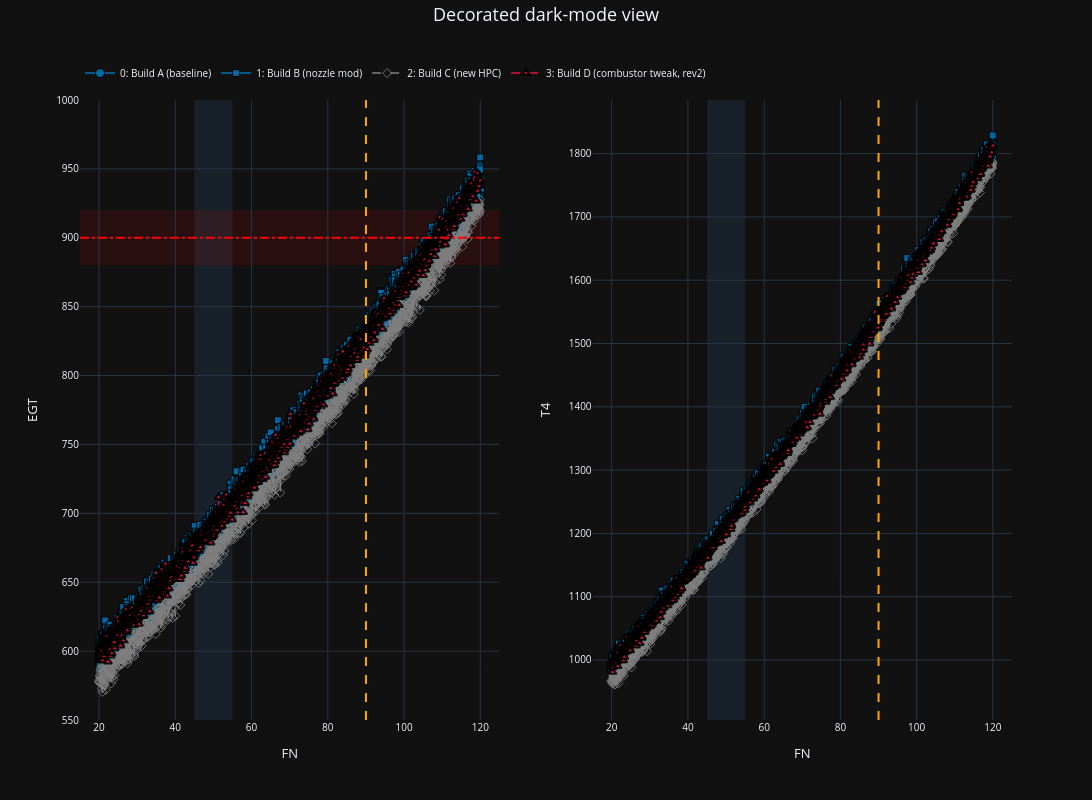

Write notebook code for a chart like this one.
### Markdown cell above
## 10. Formatting IV — reference lines, highlight bands, axis limits, fonts, dark mode

Decorations are keyed by *column name* and persist across plots: a line on the x-variable
draws vertical, on a y-variable horizontal; `highlight` shades a band; `scale` pins axis
limits (accepts a list of columns). `set_font_sizes` takes numbers or named sizes
(`'sm'`, `'lg'`, `'xl'`, ...), and `toggle_darkmode` flips the template.

### Code cell
nb.line('FN', 90, color='orange', linestyle='--')          # vertical @ takeoff thrust
nb.line('EGT', 900, color='red', linestyle='-.')           # horizontal EGT redline
nb.highlight('FN', (45, 55), color='steelblue', alpha=0.15)
nb.highlight('EGT', (880, 920), color='red', alpha=0.10)
nb.scale('EGT', (550, 1000))
nb.scale(['FN'], (15, 125))
nb.set_font_sizes(suptitle='xl', axes_title=13, axes_tick='sm',
                  legend='sm', subplot_title='lg', hover='md')
nb.toggle_darkmode(True)

fig = nb.plot(x='FN', y=['EGT', 'T4'], ncols=2,
              suptitle='Decorated dark-mode view')
assert len(fig.layout.shapes) >= 4                 # lines + bands landed
assert tuple(fig.layout.yaxis.range) == (550, 1000)
assert fig.layout.title.font.size == 18            # 'xl'

nb.toggle_darkmode(False)
fig

### Figure 1 — Plotly figure (JSON) as saved in the notebook; plotly's stock layout.template omitted (floating-point values rounded to 4 significant figures; data arrays with more than 128 entries replaced by an {"elided": "..."} marker saying what was removed)
{"data": [{"customdata": {"elided": "1500x3 mixed values"}, "hovertemplate": "<b><u>Set: 0</u></b><br><b>Build A (baseline)</b><br>FN: %{x:.2f}<br>EGT: %{y:.2f}<br>EGT: %{customdata[0]:.5g}<br>SFC: %{customdata[1]:.5g}<br>PHASE: %{customdata[2]}<extra></extra>", "legendgroup": "group_0", "line": {"color": "#0072B2", "dash": "solid", "width": 1.5}, "marker": {"color": "#0072B2", "line": {"color": "black", "width": 1}, "opacity": 0.85, "size": 9, "symbol": "circle"}, "mode": "lines+markers", "name": "0: Build A (baseline)", "showlegend": true, "type": "scatter", "x": {"elided": "1500 float values"}, "xaxis": "x", "y": {"elided": "1500 float values"}, "yaxis": "y"}, {"customdata": {"elided": "1500x3 mixed values"}, "hovertemplate": "<b><u>Set: 0</u></b><br><b>Build A (baseline)</b><br>FN: %{x:.2f}<br>T4: %{y:.2f}<br>EGT: %{customdata[0]:.5g}<br>SFC: %{customdata[1]:.5g}<br>PHASE: %{customdata[2]}<extra></extra>", "legendgroup": "group_0", "line": {"color": "#0072B2", "dash": "solid", "width": 1.5}, "marker": {"color": "#0072B2", "line": {"color": "black", "width": 1}, "opacity": 0.85, "size": 9, "symbol": "circle"}, "mode": "lines+markers", "name": "0: Build A (baseline)", "showlegend": false, "type": "scatter", "x": {"elided": "1500 float values"}, "xaxis": "x2", "y": {"elided": "1500 float values"}, "yaxis": "y2"}, {"customdata": {"elided": "1500x3 mixed values"}, "hovertemplate": "<b><u>Set: 1</u></b><br><b>Build B (nozzle mod)</b><br>FN: %{x:.2f}<br>EGT: %{y:.2f}<br>EGT: %{customdata[0]:.5g}<br>SFC: %{customdata[1]:.5g}<br>PHASE: %{customdata[2]}<extra></extra>", "legendgroup": "group_1", "line": {"color": "#0072B2", "dash": "solid", "width": 1.5}, "marker": {"color": "#0072B2", "line": {"color": "black", "width": 1}, "opacity": 0.85, "size": 7, "symbol": "square"}, "mode": "lines+markers", "name": "1: Build B (nozzle mod)", "showlegend": true, "type": "scatter", "x": {"elided": "1500 float values"}, "xaxis": "x", "y": {"elided": "1500 float values"}, "yaxis": "y"}, {"customdata": {"elided": "1500x3 mixed values"}, "hovertemplate": "<b><u>Set: 1</u></b><br><b>Build B (nozzle mod)</b><br>FN: %{x:.2f}<br>T4: %{y:.2f}<br>EGT: %{customdata[0]:.5g}<br>SFC: %{customdata[1]:.5g}<br>PHASE: %{customdata[2]}<extra></extra>", "legendgroup": "group_1", "line": {"color": "#0072B2", "dash": "solid", "width": 1.5}, "marker": {"color": "#0072B2", "line": {"color": "black", "width": 1}, "opacity": 0.85, "size": 7, "symbol": "square"}, "mode": "lines+markers", "name": "1: Build B (nozzle mod)", "showlegend": false, "type": "scatter", "x": {"elided": "1500 float values"}, "xaxis": "x2", "y": {"elided": "1500 float values"}, "yaxis": "y2"}, {"customdata": {"elided": "1500x3 mixed values"}, "hovertemplate": "<b><u>Set: 2</u></b><br><b>Build C (new HPC)</b><br>FN: %{x:.2f}<br>EGT: %{y:.2f}<br>EGT: %{customdata[0]:.5g}<br>SFC: %{customdata[1]:.5g}<br>PHASE: %{customdata[2]}<extra></extra>", "legendgroup": "group_2", "line": {"color": "#7f7f7f", "dash": "dash", "width": 1.5}, "marker": {"color": "rgba(0,0,0,0)", "line": {"color": "#7f7f7f", "width": 1}, "opacity": 0.85, "size": 7, "symbol": "diamond"}, "mode": "lines+markers", "name": "2: Build C (new HPC)", "showlegend": true, "type": "scatter", "x": {"elided": "1500 float values"}, "xaxis": "x", "y": {"elided": "1500 float values"}, "yaxis": "y"}, {"customdata": {"elided": "1500x3 mixed values"}, "hovertemplate": "<b><u>Set: 2</u></b><br><b>Build C (new HPC)</b><br>FN: %{x:.2f}<br>T4: %{y:.2f}<br>EGT: %{customdata[0]:.5g}<br>SFC: %{customdata[1]:.5g}<br>PHASE: %{customdata[2]}<extra></extra>", "legendgroup": "group_2", "line": {"color": "#7f7f7f", "dash": "dash", "width": 1.5}, "marker": {"color": "rgba(0,0,0,0)", "line": {"color": "#7f7f7f", "width": 1}, "opacity": 0.85, "size": 7, "symbol": "diamond"}, "mode": "lines+markers", "name": "2: Build C (new HPC)", "showlegend": false, "type": "scatter", "x": {"elided": "1500 float values"}, "xaxis": "x2", "y": {"elided": "1500 float values"}, "yaxis": "y2"}, {"customdata": {"elided": "1500x3 mixed values"}, "hovertemplate": "<b><u>Set: 3</u></b><br><b>Build D (combustor tweak, rev2)</b><br>FN: %{x:.2f}<br>EGT: %{y:.2f}<br>EGT: %{customdata[0]:.5g}<br>SFC: %{customdata[1]:.5g}<br>PHASE: %{customdata[2]}<extra></extra>", "legendgroup": "group_3", "line": {"color": "crimson", "dash": "dashdot", "width": 1.5}, "marker": {"color": "crimson", "line": {"color": "black", "width": 2}, "opacity": 0.85, "size": 7, "symbol": "triangle-up"}, "mode": "lines+markers", "name": "3: Build D (combustor tweak, rev2)", "showlegend": true, "type": "scatter", "x": {"elided": "1500 float values"}, "xaxis": "x", "y": {"elided": "1500 float values"}, "yaxis": "y"}, {"customdata": {"elided": "1500x3 mixed values"}, "hovertemplate": "<b><u>Set: 3</u></b><br><b>Build D (combustor tweak, rev2)</b><br>FN: %{x:.2f}<br>T4: %{y:.2f}<br>EGT: %{customdata[0]:.5g}<br>SFC: %{customdata[1]:.5g}<br>PHASE: %{customdata[2]}<extra></extra>", "legendgroup": "group_3", "line": {"color": "crimson", "dash": "dashdot", "width": 1.5}, "marker": {"color": "crimson", "line": {"color": "black", "width": 2}, "opacity": 0.85, "size": 7, "symbol": "triangle-up"}, "mode": "lines+markers", "name": "3: Build D (combustor tweak, rev2)", "showlegend": false, "type": "scatter", "x": {"elided": "1500 float values"}, "xaxis": "x2", "y": {"elided": "1500 float values"}, "yaxis": "y2"}], "layout": {"height": 800, "hoverlabel": {"font": {"size": 12}}, "legend": {"font": {"size": 10}, "orientation": "h", "x": 0, "xanchor": "left", "y": 1.02, "yanchor": "bottom"}, "margin": {"r": 80, "t": 100}, "shapes": [{"line": {"color": "orange", "dash": "dash"}, "type": "line", "x0": 90, "x1": 90, "xref": "x", "y0": 0, "y1": 1, "yref": "y domain"}, {"line": {"color": "orange", "dash": "dash"}, "type": "line", "x0": 90, "x1": 90, "xref": "x2", "y0": 0, "y1": 1, "yref": "y2 domain"}, {"line": {"color": "red", "dash": "dashdot"}, "type": "line", "x0": 0, "x1": 1, "xref": "x domain", "y0": 900, "y1": 900, "yref": "y"}, {"fillcolor": "steelblue", "layer": "below", "line": {"width": 0}, "opacity": 0.15, "type": "rect", "x0": 45, "x1": 55, "xref": "x", "y0": 0, "y1": 1, "yref": "y domain"}, {"fillcolor": "steelblue", "layer": "below", "line": {"width": 0}, "opacity": 0.15, "type": "rect", "x0": 45, "x1": 55, "xref": "x2", "y0": 0, "y1": 1, "yref": "y2 domain"}, {"fillcolor": "red", "layer": "below", "line": {"width": 0}, "opacity": 0.1, "type": "rect", "x0": 0, "x1": 1, "xref": "x domain", "y0": 880, "y1": 920, "yref": "y"}], "showlegend": true, "title": {"font": {"size": 18}, "text": "Decorated dark-mode view", "x": 0.5, "xanchor": "center", "y": 0.99, "yanchor": "top", "yref": "container"}, "width": 1200, "xaxis": {"anchor": "y", "domain": [0, 0.45], "range": [15, 125], "tickfont": {"size": 10}, "title": {"font": {"size": 13}, "standoff": 15, "text": "FN"}}, "xaxis2": {"anchor": "y2", "domain": [0.55, 1], "range": [15, 125], "tickfont": {"size": 10}, "title": {"font": {"size": 13}, "standoff": 15, "text": "FN"}}, "yaxis": {"anchor": "x", "domain": [0, 1], "range": [550, 1000], "tickfont": {"size": 10}, "title": {"font": {"size": 13}, "standoff": 15, "text": "EGT"}}, "yaxis2": {"anchor": "x2", "domain": [0, 1], "tickfont": {"size": 10}, "title": {"font": {"size": 13}, "standoff": 15, "text": "T4"}}}}
